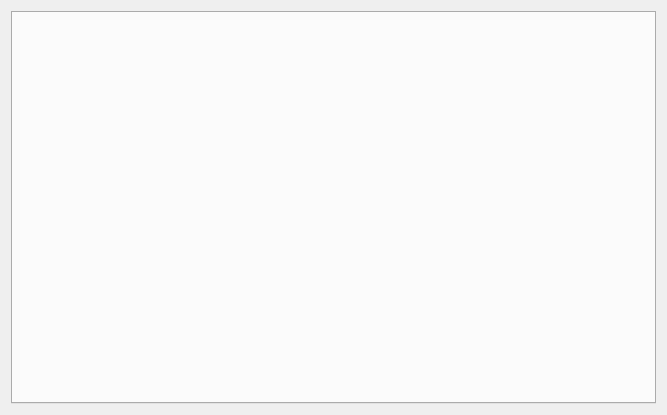
<?xml version="1.0" encoding="UTF-8"?>
<ui version="4.0">
 <class>dataShowWidget</class>
 <widget class="QWidget" name="dataShowWidget">
  <property name="geometry">
   <rect>
    <x>0</x>
    <y>0</y>
    <width>667</width>
    <height>415</height>
   </rect>
  </property>
  <property name="windowTitle">
   <string>Form</string>
  </property>
  <layout class="QHBoxLayout" name="horizontalLayout">
   <item>
    <widget class="QTabWidget" name="tabWidget">
     <property name="currentIndex">
      <number>-1</number>
     </property>
    </widget>
   </item>
  </layout>
 </widget>
 <resources/>
 <connections/>
</ui>
